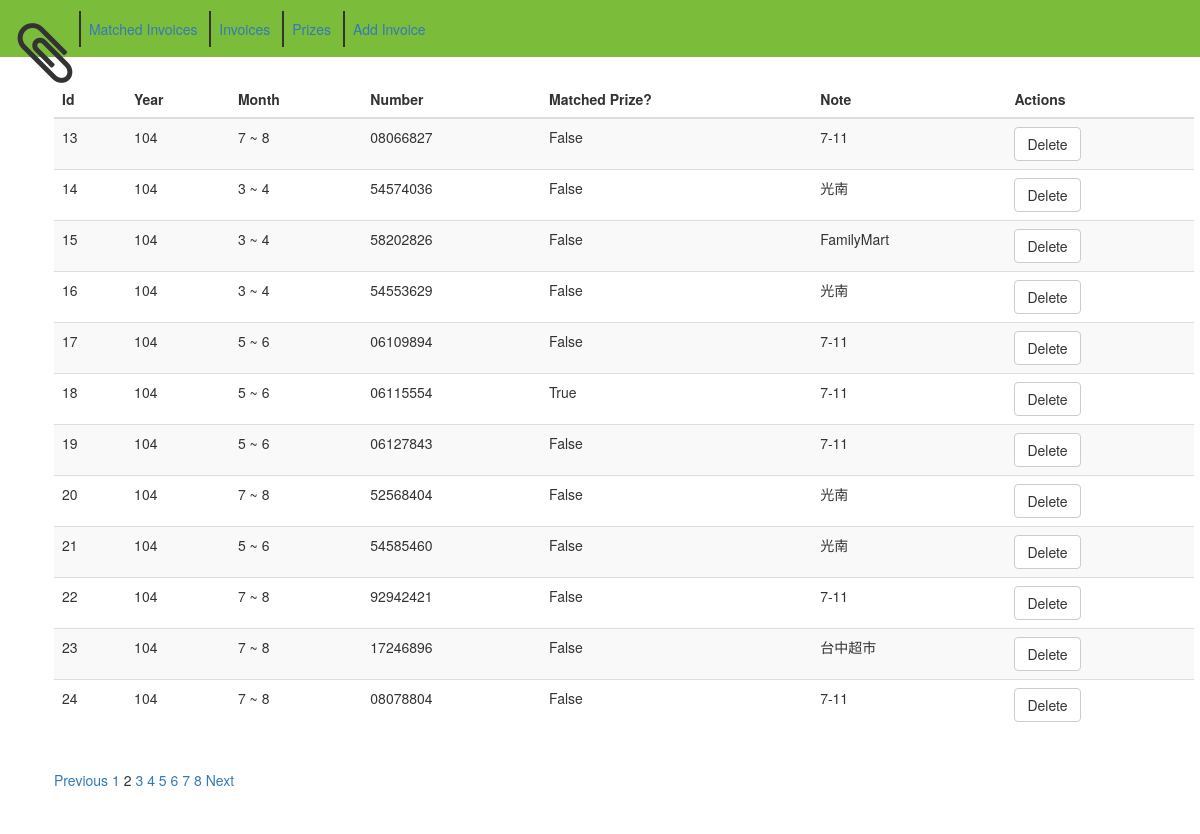
Page /invoices?page=2&per_rows=12 on the committed database.
### db.py (models this page shows, shortened)
class Invoice(Base):
    __tablename__ = 'invoices'
    id = Column(Integer, primary_key=True)
    year = Column(Integer)
    month = Column(Integer)
    number = Column(String)
    note = Column(String)
    is_matched = Column(Boolean)
    prize_id = Column(Integer, ForeignKey('prizes.id'))
    prize = relationship('Prize', backref=backref('invoices'))

### web.py (the view)
@app.route('/invoices')
def invoices():
    per_rows = request.args.get('per_rows', pagination.Pagination.DEFAULT_PER_ROWS)
    current_page = request.args.get('page', 1)
    try:
        per_rows = int(per_rows)
        per_rows = pagination.Pagination.DEFAULT_PER_ROWS if per_rows <= 0 else per_rows
    except:
        per_rows = pagination.Pagination.DEFAULT_PER_ROWS
    try:
        current_page = int(current_page)
        current_page = 1 if current_page < 1 else current_page
    except:
        current_page = 1
    invoices_query = g.app.get_invoices()
    invoices_count = invoices_query.count()
    p = pagination.Pagination(invoices_count, per_rows, current_page)
    invoices = invoices_query[p.get_from_rows():p.get_to_rows() + 1]
    return render_template('invoices.html',
                           invoices=invoices,
                           pagination=p)

### db.py (called while the page is built)
    @classmethod
    def get_instance(cls):
        instance = session.query(cls).first()
        if not instance:
            instance = cls()
        return instance

    def get_invoices(self):
        return session.query(Invoice)

### pagination.py (called while the page is built)
    def set_total_rows(self, total_rows):
        if total_rows < 0:
            raise ValueError("total rows must greater than zero")
        self._total_rows = total_rows

    def set_per_rows(self, per_rows):
        if per_rows < 0:
            raise ValueError("per rows must greater than zero")
        self._per_rows = per_rows

    def get_per_rows(self):
        return self._per_rows

    def set_current_page(self, current_page):
        if current_page < 1:
            raise ValueError("current page must greater than 1")
        self._current_page = current_page

    def get_current_page(self):
        return self._current_page

    def get_from_rows(self):
        return (self._current_page - 1) * self._per_rows

    def get_to_rows(self):
        return self.get_from_rows() + self._per_rows - 1

    def set_pages_range(self, pages_range):
        if pages_range < 1:
            raise ValueError("pages range must greater than 1")
        self._pages_range = pages_range

    def get_pagination_from_page(self):
        return self._pagination_from_page

    def get_pagination_to_page(self):
        return self._pagination_to_page

    def get_total_pages(self):
        return self._total_pages

    def refresh(self):
        self._total_pages = math.ceil(self._total_rows / self._per_rows) # +/+, always positive
        self._current_page = self._total_pages if self._total_pages < self._current_page else self._current_page
        left_span_coda = math.floor(self._pages_range / 2)
        right_span_coda = self._pages_range - left_span_coda
        self._pagination_from_page = max(1, self._current_page - left_span_coda)
        right_span_coda += left_span_coda - (self._current_page - self._pagination_from_page)
        self._pagination_to_page = min(self._total_pages, self._current_page + right_span_coda)
        right_left_span_coda = right_span_coda - (self._pagination_to_page - self._current_page)
        if right_left_span_coda != 0:
            left_span_coda += right_left_span_coda
            self._pagination_from_page = max(1, self._current_page - left_span_coda)

### web.py (called while the page is built)
@app.before_request
def before_request():
    g.app = db.App.get_instance()

### templates/invoices.html
{% extends 'base.html' %}
{% block content %}
{% if invoices|count %}
<div class="container">
<table class="table table-striped table-hover">
  <thead>
    <tr>
      <th>Id</th>
      <th>Year</th>
      <th>Month</th>
      <th>Number</th>
      <th>Matched Prize?</th>
      <th>Note</th>
      <th>Actions</th>
    </tr>
  </thead>
  <tbody>
    {% for invoice in invoices %}
    <tr>
      <td>{{ invoice.id }}</td>
      <td>{{ invoice.year }}</td>
      <td>{{ invoice.month * 2 - 1 }} ~ {{ invoice.month * 2 }}</td>
      <td>{{ invoice.number }}</td>
      <td>{{ invoice.is_matched }}</td>
      <td>{{ invoice.note }}</td>
      <td>
	<form action="invoice_delete/{{ invoice.id }}" method="POST">
	  <input type="submit" class="btn btn-default" value="Delete" />
	</form>
      </td>
    </tr>
    {% endfor %}
  </tbody>
</table>
<div class="pagination">
  {% if pagination.get_current_page() != 1 %}
  <a href="?page={{ pagination.get_current_page() - 1 }}&per_rows={{ pagination.get_per_rows() }}">Previous</a>
  {% endif %}
  {% for page in range(pagination.get_pagination_from_page(), pagination.get_pagination_to_page() + 1) %}
  {% if page == pagination.get_current_page() %}
  <span class="current_page">{{ page }}</span>
  {% else %}
  <a href="?page={{ page }}&per_rows={{ pagination.get_per_rows() }}">{{ page }}</a>
  {% endif %}
  {% endfor %}
  {% if pagination.get_current_page() != pagination.get_total_pages() %}
  <a href="?page={{ pagination.get_current_page() + 1 }}&per_rows={{ pagination.get_per_rows() }}">Next</a>
  {% endif %}
</div>
</div>
{% else %}
<p>No invoices. <a href="invoice_add">Go to add a invoice?</a></p>
{% endif %}
{% endblock %}

### rows in the picture
Invoice: id "13", year "104", invoice.month*2-1 "7", invoice.month*2 "8", number "08066827", is_matched "False", note "7-11"
Invoice: id "14", year "104", invoice.month*2-1 "3", invoice.month*2 "4", number "54574036", is_matched "False", note "光南"
Invoice: id "15", year "104", invoice.month*2-1 "3", invoice.month*2 "4", number "58202826", is_matched "False", note "FamilyMart"
Invoice: id "16", year "104", invoice.month*2-1 "3", invoice.month*2 "4", number "54553629", is_matched "False", note "光南"
Invoice: id "17", year "104", invoice.month*2-1 "5", invoice.month*2 "6", number "06109894", is_matched "False", note "7-11"
Invoice: id "18", year "104", invoice.month*2-1 "5", invoice.month*2 "6", number "06115554", is_matched "True", note "7-11"
Invoice: id "19", year "104", invoice.month*2-1 "5", invoice.month*2 "6", number "06127843", is_matched "False", note "7-11"
Invoice: id "20", year "104", invoice.month*2-1 "7", invoice.month*2 "8", number "52568404", is_matched "False", note "光南"
Invoice: id "21", year "104", invoice.month*2-1 "5", invoice.month*2 "6", number "54585460", is_matched "False", note "光南"
Invoice: id "22", year "104", invoice.month*2-1 "7", invoice.month*2 "8", number "92942421", is_matched "False", note "7-11"
Invoice: id "23", year "104", invoice.month*2-1 "7", invoice.month*2 "8", number "17246896", is_matched "False", note "台中超市"
Invoice: id "24", year "104", invoice.month*2-1 "7", invoice.month*2 "8", number "08078804", is_matched "False", note "7-11"

### other values in the picture
{{ page }} "1" "3" "4" "5" "6" "7" "8"
{{ page }} "2"
